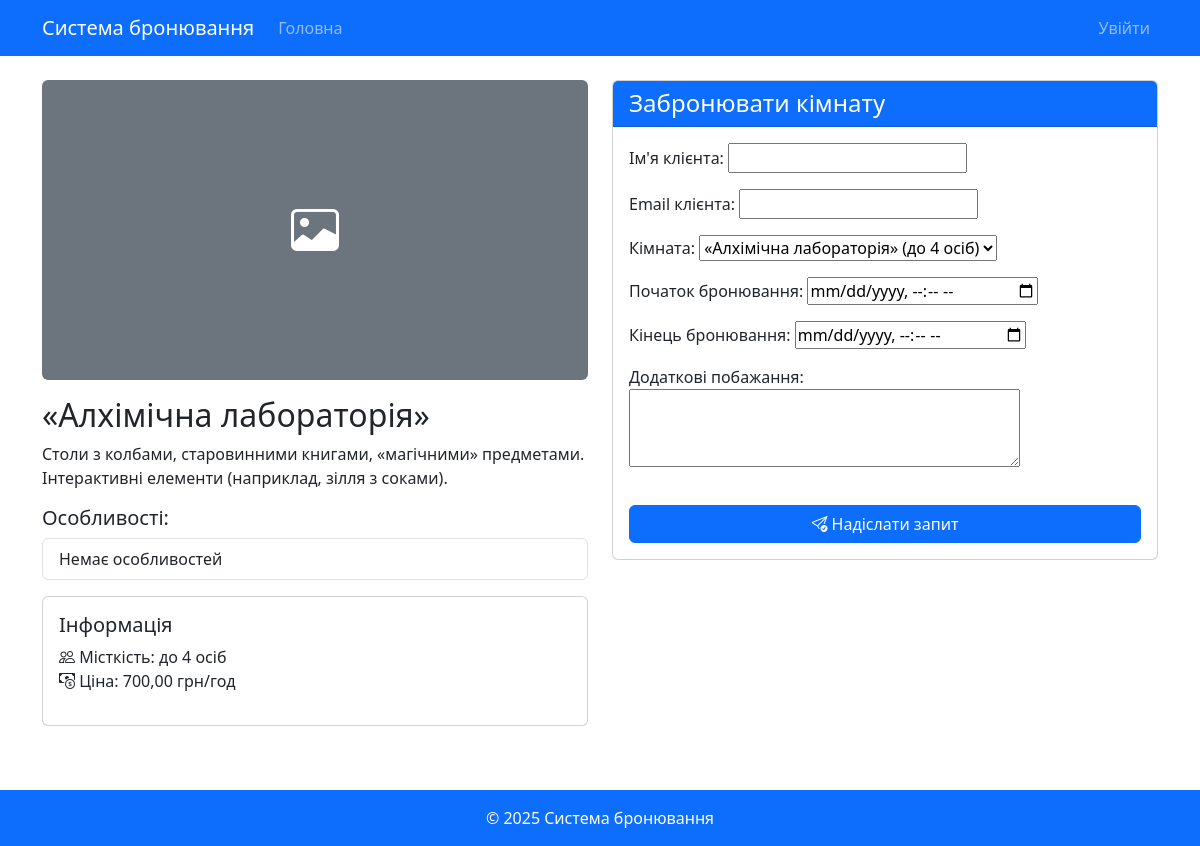
The page /room/4/ on the database its author committed.
### booking_app/models.py (models this page shows)
class Room(models.Model):
    name = models.CharField(max_length=200, verbose_name="Назва кімнати")
    description = models.TextField(verbose_name="Опис")
    capacity = models.PositiveIntegerField(verbose_name="Місткість", validators=[MinValueValidator(1)])
    price_per_hour = models.DecimalField(max_digits=10, decimal_places=2, verbose_name="Ціна за годину")
    features = models.ManyToManyField(RoomFeature, blank=True, verbose_name="Особливості")
    image = models.ImageField(upload_to='room_images/', blank=True, null=True, verbose_name="Зображення")
    is_active = models.BooleanField(default=True, verbose_name="Активна")
    def __str__(self):
        return f"{self.name} (до {self.capacity} осіб)"
    class Meta:
        verbose_name = "Кімната"
        verbose_name_plural = "Кімнати"

### booking_app/views.py (the view)
# urls.py: path('room/<int:pk>/', RoomDetailView.as_view(), name='room_detail'),
class RoomDetailView(DetailView):
    model = Room
    template_name = 'booking_app/room_detail.html'
    context_object_name = 'room'
    def get_context_data(self, **kwargs):
        context = super().get_context_data(**kwargs)
        context['form'] = BookingForm(initial={'room': self.object})
        return context

### booking_app/forms.py (shortened to what this page needs)
class BookingForm(forms.ModelForm):
    class Meta:
        model = Booking
        fields = ['user_name', 'user_email', 'room', 'start_time', 'end_time', 'notes']
        widgets = {
            'start_time': forms.DateTimeInput(attrs={'type': 'datetime-local'}),
            'end_time': forms.DateTimeInput(attrs={'type': 'datetime-local'}),
            'notes': forms.Textarea(attrs={'rows': 3}),
        }

### booking_app/templates/booking_app/room_detail.html (shortened to what this page needs)
{% extends 'booking_app/base.html' %}
{% load static %}
{% block content %}
<div class="row">
    <div class="col-md-6">
        {% if room.image %}
        <img src="{{ room.image.url }}" class="img-fluid rounded mb-3" alt="{{ room.name }}">
        {% else %}
        <div class="bg-secondary d-flex align-items-center justify-content-center rounded mb-3" style="height: 300px;">
            <i class="bi bi-image text-white" style="font-size: 3rem;"></i>
        </div>
        {% endif %}
        <h2>{{ room.name }}</h2>
        <p>{{ room.description }}</p>
        <div class="mb-3">
            <h5>Особливості:</h5>
            <ul class="list-group">
                {% for feature in room.features.all %}
                <li class="list-group-item">
                    <i class="bi bi-check-circle-fill text-success"></i> {{ feature.name }}
                </li>
                {% empty %}
                <li class="list-group-item">Немає особливостей</li>
                {% endfor %}
            </ul>
        </div>
        <div class="card mb-3">
            <div class="card-body">
                <h5 class="card-title">Інформація</h5>
                <ul class="list-unstyled">
                    <li><i class="bi bi-people"></i> Місткість: до {{ room.capacity }} осіб</li>
                    <li><i class="bi bi-cash-coin"></i> Ціна: {{ room.price_per_hour }} грн/год</li>
                </ul>
            </div>
        </div>
    </div>
    <div class="col-md-6">
        <div class="card">
            <div class="card-header bg-primary text-white">
                <h4 class="mb-0">Забронювати кімнату</h4>
            </div>
            <div class="card-body">
                <form method="post">
                    {{ form.as_p }}
                    <button type="submit" class="btn btn-primary w-100 mt-3">
                        <i class="bi bi-send-check"></i> Надіслати запит
                    </button>
                </form>
            </div>
        </div>
    </div>
</div>
{% endblock %}

### rows shown on the page
Room: name "«Алхімічна лабораторія»", description "Столи з колбами, старовинними книгами, «магічними» предметами. Інтерактивні елементи (наприклад, зілля з соками).", capacity "4", price_per_hour "700,00"
